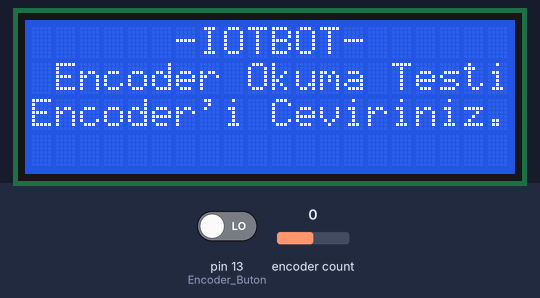
Simulated run of this sketch. Board: Arduino Uno, built with avr-gcc and run on an emulated ATmega328P. Parts: 20×4 character LCD. Inputs (shaded band) come from the test bench; at power-on: pin 13 (Encoder_Buton) LOW, encoder count 0. What the sketch prints to the serial monitor is not drawn.

Above: at 4.3 s.
5.5 s: pin 13 (Encoder_Buton) driven HIGH
At 6.8 s:
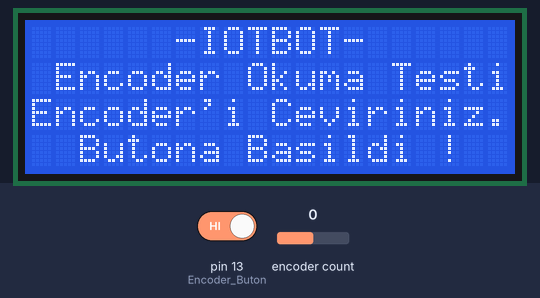
7.2 s: encoder count set to 1
At 7.35 s:
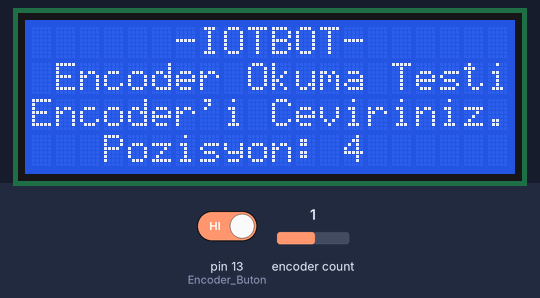
8.9 s: pin 13 (Encoder_Buton) driven LOW
At 9.9 s:
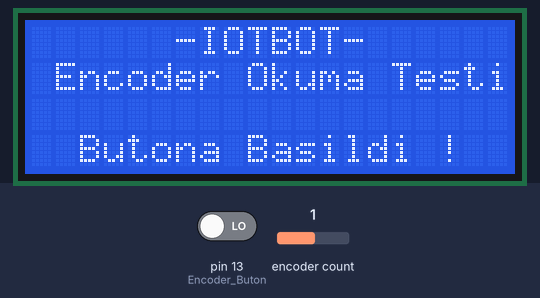
11.9 s: encoder count set to 2
At 13.5 s:
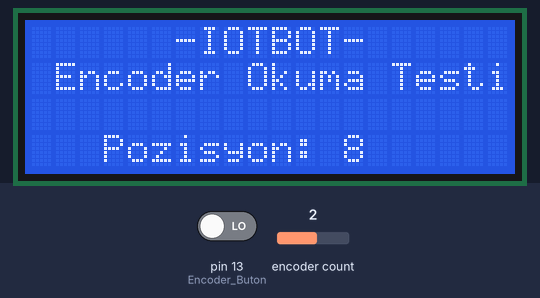
14.9 s: encoder count set to 3
At 15.8 s:
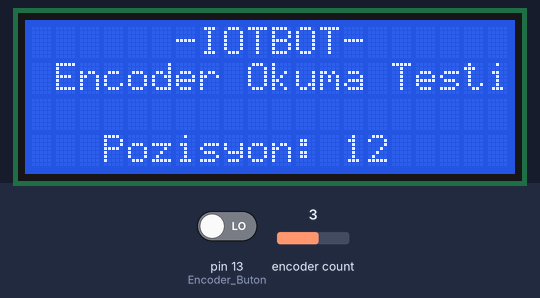
Timing chart, 0 to 17.8 s (numbered marks = the images above; inputs shaded):
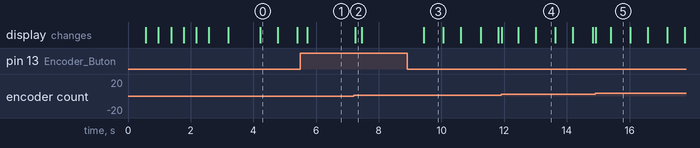

Measured:
- after the input at 5.5 s, the display: changes after 0.22 s (image 1)
- after the input at 7.2 s, the display: changes after 0.05 s (image 2)
- after the input at 8.9 s, the display: changes after 0.54 s (image 3)
- after the input at 11.9 s, the display: changes at once (image 4)
- after the input at 14.9 s, the display: first changes at once (image 5 shows a later state)
- what the display in image 0 shows lasts 0.6 s, from 4.2 s to 4.8 s

The sketch:

IoT_BOT_Encoder.ino
```cpp
/*
                                      ///////////////////////////////////////////////////////
                                      /////////   IoT BOT Test Yazılımları Serisi   /////////
                                      ///////////////////////////////////////////////////////
                                                       ENCODER (Adım Sayıcı)
*/

//---------------------------------------                HADİ KODLAYALIM...           ------------------------------------------------------

//---------------------------------------   // İLK TANIMLAMALAR VE KÜTÜPHANE EKLEME   ------------------------------------------------------

#include <Encoder.h>                                  // Encoder kütüphanemizi tanımladık.
Encoder MyEncoder(16, 17);                            // Encoder yön pinini tanımladık.
int Encoder_Buton   = 13;                             // Encoder buton pinini tanımladık.

long YeniPozisyon;                                    // Yönler için en büyük sayılabilecek long veri tipi ile tanımladık.
long EskiPozisyon;                                    // Yönler için en büyük sayılabilecek long veri tipi ile tanımladık.
int  ButonDurumu;                                     // Buton için integer değer atadık.

int i = 0;                                            // Gidip gelen yazının animasyonu için oluşturulan değişken.

#include <Wire.h>                                     // I2C iletişim protokolünü kullanabilmek için gerekli kütüphaneyi ekliyoruz.
#include <LiquidCrystal_I2C.h>                        // LCD ekran için gerekli olan kütüphaneyi ekliyoruz.
LiquidCrystal_I2C lcd(0x27, 20, 4);                   // LCD ekranımızın özelliklerini giriyoruz.


//---------------------------------------   // SADECE İLK AÇILIŞTA BİR KERE ÇALIŞACAK KISIM   ---------------------------------------------

void setup()
{
  Serial.begin(115200);                               // Seri haberleşmeyi "115200" bandında başlattık.
  lcd.init();                                         // LCD ekranı başlatma komutu gönderiyoruz.
  lcd.backlight();                                    // LCD ekranın arka plan aydınlatma ışığını açıyoruz.

  giris_animasyon();

  Serial.println("     IoT BOT    ");                 // Seri ekrana bilgilendirme mesajı gönderdik.
  Serial.println("Encoder Testi...");

  pinMode(Encoder_Buton,  INPUT);                     // Encoder buton pinini giriş olarak belirledik.
}

//---------------------------------------   // SÜREKLİ ÇALIŞACAK DÖNGÜ İÇİNDEKİ KISIM   ----------------------------------------------------

void loop()
{
  YeniPozisyon = MyEncoder.read();                    // Encoderdan sürekli değer okuma komutu veriyoruz.
  if (YeniPozisyon != EskiPozisyon)                   // En son okuduğumuz değer, önceki değerden farklı ise;
  {
    EskiPozisyon = YeniPozisyon;                      // Yeni değeri, bir sonraki döngüde eski değer olabilmesi için, eski değer olarak atadık.
    Serial.println(EskiPozisyon);                     // En son okunan değeri seri ekranda bize göster.

    lcd.setCursor(0, 3);                              // İmleci, yazmak istediğimiz koordinata yönlendiriyoruz.
    lcd.print("   Pozisyon: ");                       // Ekranda yazmasını istediğimiz yazıları yolluyoruz.
    lcd.print(EskiPozisyon);                          // Ekranda yazmasını istediğimiz yazıları yolluyoruz.
    lcd.print("      ");                              // Ekranda yazmasını istediğimiz yazıları yolluyoruz.
  }

  ButonDurumu = digitalRead(Encoder_Buton);           // Butondan sürekli dijital olarak değer okuma komutu veriyoruz.
  if (ButonDurumu == HIGH)                            // Burada bulunan buton PULL-UP olduğu için, bastığımızda 0(EKSİ) olacaktır.
  {
    Serial.println("Butona Basıldı !");               // Butona basılırsa seri ekrana bilgilendirme mesajı gönderdik.
    delay(200);

    lcd.setCursor(2, 3);                              // İmleci, yazmak istediğimiz koordinata yönlendiriyoruz.
    lcd.print("Butona Basildi !");                    // Ekranda yazmasını istediğimiz yazıları yolluyoruz.

  }

  else
  {
    yan_son_yazi();
  }
}


void giris_animasyon()                                // Giriş animasyonunu hazırlıyoruz.
{
  lcd.clear();
  delay(500);
  lcd.setCursor(7, 0);
  lcd.print("I");
  delay(400);
  lcd.setCursor(8, 0);
  lcd.print("O");
  delay(400);
  lcd.setCursor(9, 0);
  lcd.print("T");
  delay(400);
  lcd.setCursor(10, 0);
  lcd.print("B");
  delay(400);
  lcd.setCursor(11, 0);
  lcd.print("O");
  delay(400);
  lcd.setCursor(12, 0);
  lcd.print("T");
  delay(600);

  lcd.setCursor(6, 0);
  lcd.print("-");
  lcd.setCursor(13, 0);
  lcd.print("-");

  lcd.setCursor(1, 1);
  lcd.print("Encoder Okuma Testi");
  delay(1000);
}

void yan_son_yazi()                                     // Yanıp sönen bilgilendirme mesajını hazırlıyoruz.
{
  i = i + 1;
  if (i < 30)
  {
    lcd.setCursor(0, 2);                                // İmleci, yazmak istediğimiz koordinata yönlendiriyoruz.
    lcd.print("Encoder'i Ceviriniz.");                  // Ekranda yazmasını istediğimiz yazıları yolluyoruz.
  }
  if (i >= 30)
  {
    lcd.setCursor(0, 2);                                // İmleci, yazmak istediğimiz koordinata yönlendiriyoruz.
    lcd.print("                     ");                 // Ekranda yazmasını istediğimiz yazıları yolluyoruz.
  }
  if (i == 60)
  {
    i = 0;
  }
}
```
